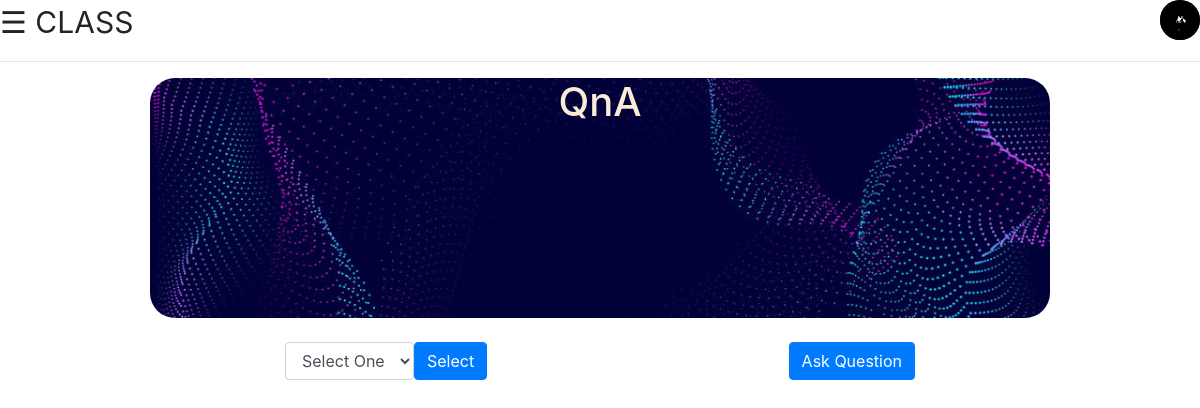
The page /dash/qna/ (signed in) on the database as committed earlier.
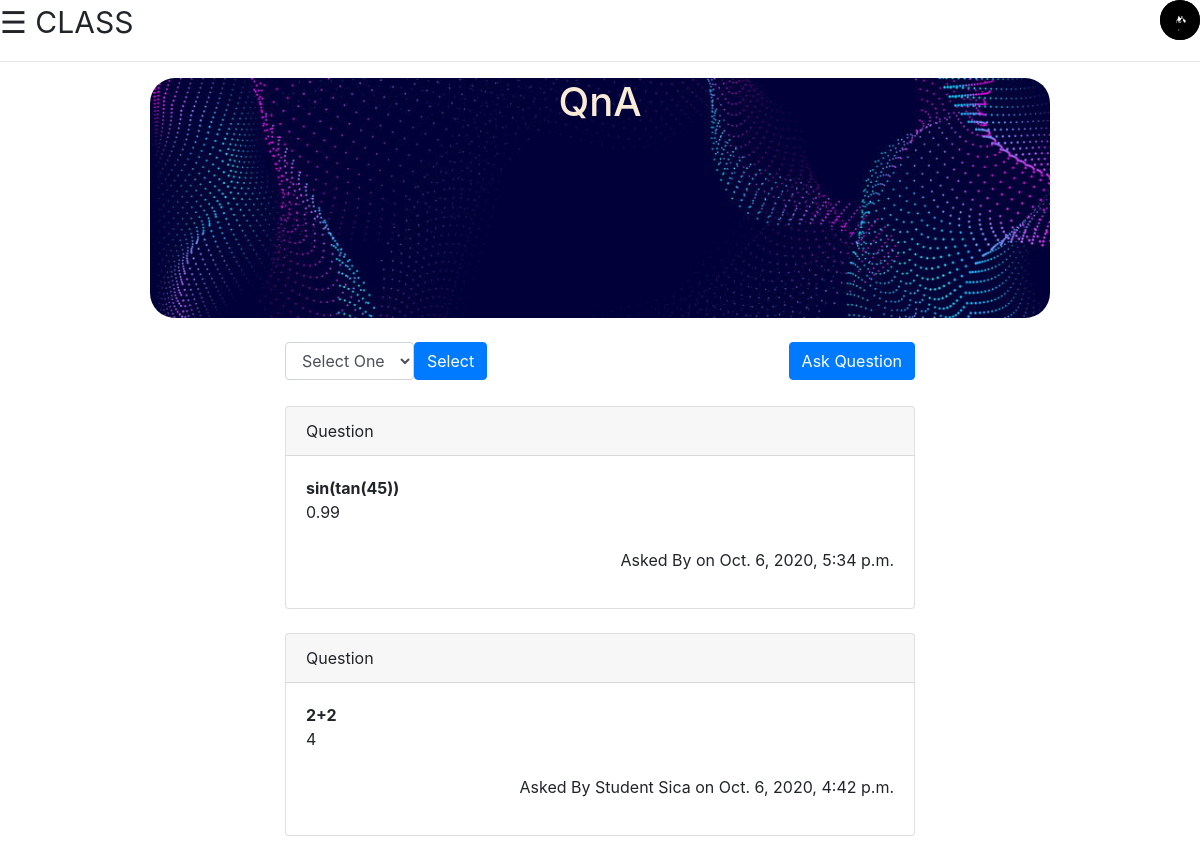
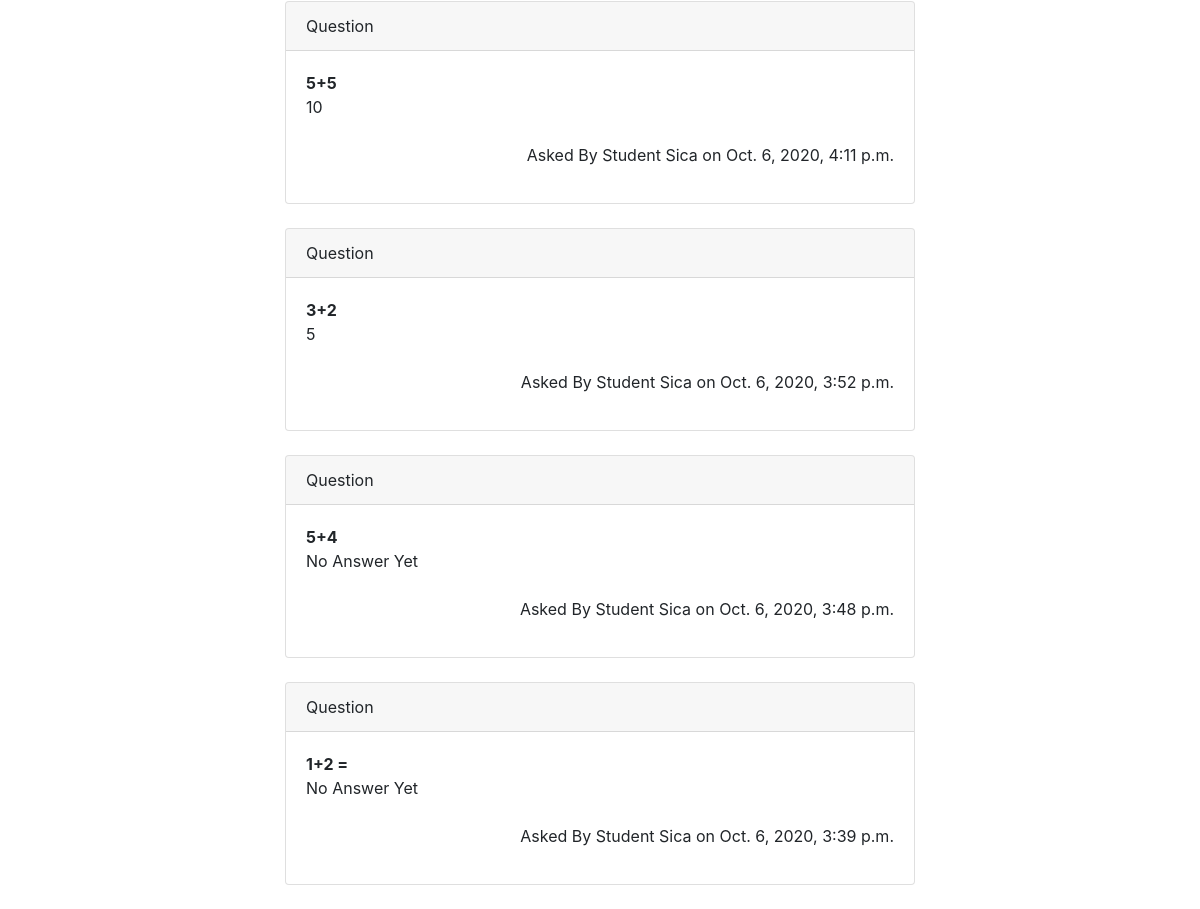
The same page on the database as committed later (2 pictures, top to bottom).
### accounts/models.py (models this page shows, shortened)
class Profile(models.Model):
    user = models.OneToOneField(User, on_delete=models.CASCADE)
    GENDER_CHOICE = (('M','MALE'),('F','FEMALE'))
    USER_TYPE = (('T','Teacher'),('S','Student'))
    gender = models.TextField(max_length=50, choices = GENDER_CHOICE ,blank=True)
    typee = models.TextField(max_length=50, choices = USER_TYPE,default = 'S' ,blank=True)
    birth_date = models.DateField(auto_now_add=False,auto_now=False, blank=True,null=True)
    profile_pic = models.ImageField(default='profile1.jpg',null=True,blank=True)

### dash/models.py (models this page shows)
class qnas(models.Model):
    question = models.TextField()
    sid = models.ForeignKey(User, on_delete=models.CASCADE)
    answer = models.TextField(default="No Answer Yet")
    subject=models.CharField(max_length=50,null=True)
    date = models.DateTimeField(auto_now_add=False,auto_now = False,default = datetime.now(),blank = True)

### dash/views.py (the view)
# urls.py: path("qna/", views.qna, name = 'qna'),
def qna(request):
    if request.user.is_authenticated:
        if request.method == 'POST':
            subname = request.POST['subname']
            u = request.user
            if(u.profile.typee == 'S'):
                queryset = qnas.objects.filter(subject=subname).order_by('-date')
            else:
                queryset = qnas.objects.filter(subject=subname,answer = "No Answer Yet").order_by('-date')
            return render(request,'dash/qnapanel.html',{'q':queryset})
        else:
            u = request.user
            if(u.profile.typee == 'S'):
                queryset = qnas.objects.filter(subject='math').order_by('-date')
            else:
                queryset = qnas.objects.filter(subject='math',answer = "No Answer Yet").order_by('-date')
            return render(request,'dash/qnapanel.html',{'q':queryset})
    else:
        return redirect('/account/login')

### dash/templates/dash/qnapanel.html (shortened to what this page needs)
{% load static %}
<!DOCTYPE html>
<html lang="en">
<head>
    <link rel="stylesheet" href="{% static 'classroom/css/styleclass.css' %}">
    <link rel="stylesheet" href="https://stackpath.bootstrapcdn.com/bootstrap/4.5.2/css/bootstrap.min.css">
    <link rel="stylesheet" href="https://cdnjs.cloudflare.com/ajax/libs/font-awesome/4.7.0/css/font-awesome.min.css">
</head>
<body>
        <span style="font-size:30px;cursor:pointer" onclick="openNav()">&#9776; CLASS  </span>
        <div id="right">
            <img src="{{ request.user.profile.profile_pic.url }}" alt="" class="img-alpha">
        </div>
        <hr>
    <div>
    <div style="float: left; width: 12.5%"><pre></pre></div>
    <div style="width: 75%; float: left;">
        <div style="height: 30vh; background-image:url({% static 'classroom/img/banner.jpg' %}); background-size: cover; color: antiquewhite; border-radius: 25px; text-align: center;">
            <h1>QnA</h1>
        </div>
    <div>
    <div style="width: 15%; float: left;"><pre></pre></div>
    <div style="width: 70%; float: left;"><br>
        <div style="float: left;">
        <form action="{% url 'qna' %}" method="POST">
          <div style="float: left;">
        <select id="subname" name="subname" class="form-control validate">
          <option value="" >Select One</option>
        </select></div>
        <button class="btn btn-primary">Select</button>
        </form>
        </div>
          {% if user.profile.typee == 'S' %}
          <div style="float: right;">
            <div class="text-center">
                <a href="" class="btn btn-primary btn-rounded mb-4" data-toggle="modal" data-target="#question">Ask Question    </a>
              </div>
          </div>
        {% endif %}
        <pre></pre><br><br>
        {% for obj in q %}
                <div class="card" >
                  <div class="card-header">
                    Question
                  </div>
                  <div class="card-body">
                    {% if user.profile.typee == 'S' %}
                    <div >
                    <b class="card-text">{{ obj.question }}</b>
                    <p class="card-text">{{ obj.answer }}</p>
                    </div>
                    {% endif %}
                    <br>
                    {% if user.profile.typee == 'S' %}
                    <div style="float: right;">
                    <p>Asked By {{ obj.sid.first_name }} {{ obj.sid.last_name }} on {{ obj.date }}</p>
                    </div>
                    {% endif %}
                  </div>
                </div>
              <br>
          {% endfor %}
    </div>
    </div>
    </div>
    </div>
</body>
</html>

### static/classroom/css/styleclass.css (style rules this page uses)
body { font-family: "Lato", sans-serif; }
#right { float: right; }
a { text-decoration: none; color: white; }
body { font-family: Arial, Helvetica, sans-serif; }
.img-alpha { height: 40px; width: 40px; border-radius: 50%; background-color: #111; }

Rows that differ between the two databases and show on the page:
added qnas: question "sin(tan(45))", answer "0.99", date "Oct. 6, 2020, 5:34 p.m."
added qnas: question "2+2", answer "4", sid.first_name "Student", sid.last_name "Sica", date "Oct. 6, 2020, 4:42 p.m."
added qnas: question "5+5", answer "10", sid.first_name "Student", sid.last_name "Sica", date "Oct. 6, 2020, 4:11 p.m."
added qnas: question "3+2", answer "5", sid.first_name "Student", sid.last_name "Sica", date "Oct. 6, 2020, 3:52 p.m."
added qnas: question "5+4", answer "No Answer Yet", sid.first_name "Student", sid.last_name "Sica", date "Oct. 6, 2020, 3:48 p.m."
added qnas: question "1+2 =", answer "No Answer Yet", sid.first_name "Student", sid.last_name "Sica", date "Oct. 6, 2020, 3:39 p.m."
